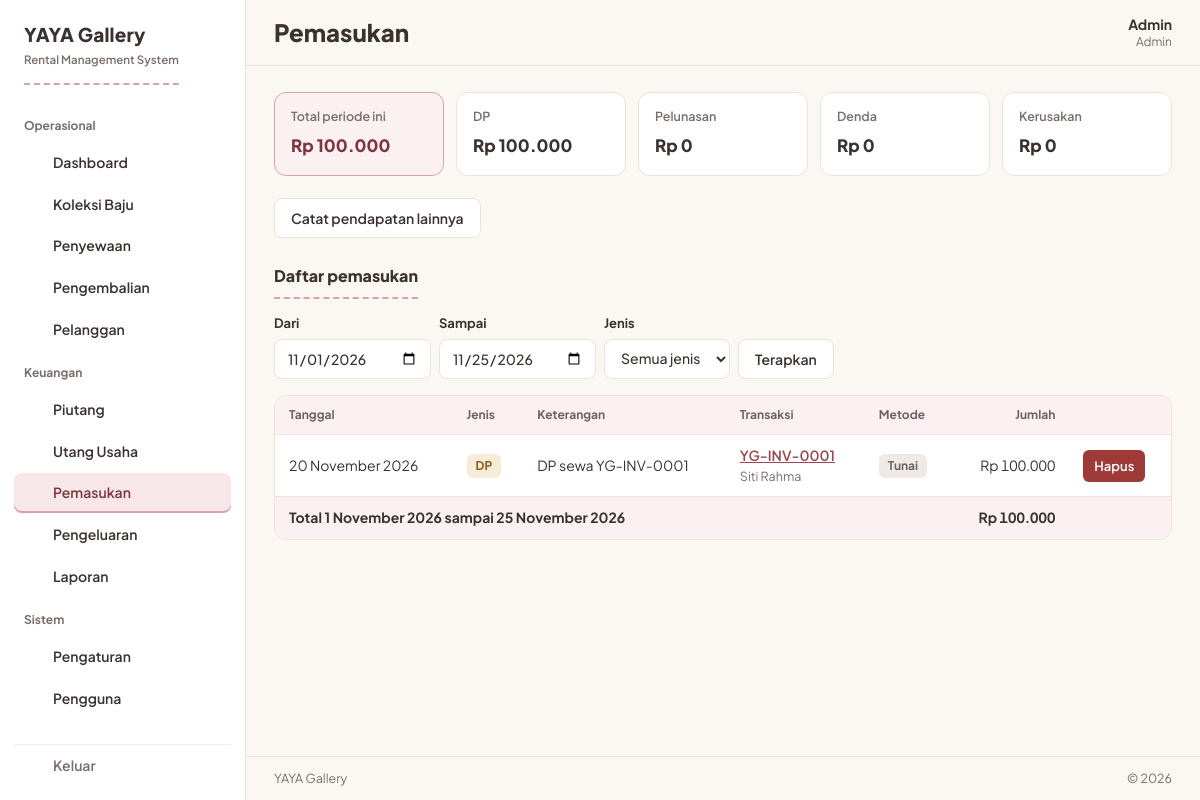
The app's page /pages/pemasukan.php (signed in) with its own data.
### tables this page shows
CREATE TABLE settings (
  id TINYINT UNSIGNED PRIMARY KEY DEFAULT 1 CHECK (id = 1),
  business_name VARCHAR(100) NOT NULL DEFAULT 'YAYA Gallery',
  logo VARCHAR(255) DEFAULT NULL,
  address VARCHAR(255) DEFAULT NULL,
  phone VARCHAR(30) DEFAULT NULL,
  late_fee_per_day DECIMAL(12,2) NOT NULL DEFAULT 0,
  default_deposit DECIMAL(12,2) NOT NULL DEFAULT 0,
  invoice_notes TEXT
);

CREATE TABLE users (
  id INT UNSIGNED AUTO_INCREMENT PRIMARY KEY,
  name VARCHAR(100) NOT NULL,
  username VARCHAR(50) NOT NULL UNIQUE,
  password_hash VARCHAR(255) NOT NULL,
  role ENUM('admin','karyawan') NOT NULL DEFAULT 'karyawan',
  is_active TINYINT(1) NOT NULL DEFAULT 1,
  created_at TIMESTAMP NOT NULL DEFAULT CURRENT_TIMESTAMP
);

CREATE TABLE incomes (
  id INT UNSIGNED AUTO_INCREMENT PRIMARY KEY,
  date DATE NOT NULL,
  category ENUM('dp','pelunasan','denda','kerusakan','lainnya') NOT NULL,
  rental_id INT UNSIGNED DEFAULT NULL,
  customer_id INT UNSIGNED DEFAULT NULL,
  description VARCHAR(255) DEFAULT NULL,
  amount DECIMAL(12,2) NOT NULL DEFAULT 0,
  method ENUM('cash','transfer','qris','lainnya') NOT NULL DEFAULT 'cash',
  created_at TIMESTAMP NOT NULL DEFAULT CURRENT_TIMESTAMP,
  FOREIGN KEY (rental_id) REFERENCES rentals(id) ON DELETE SET NULL,
  FOREIGN KEY (customer_id) REFERENCES customers(id) ON DELETE SET NULL,
  INDEX (date), INDEX (rental_id)
);

CREATE TABLE rentals (
  id INT UNSIGNED AUTO_INCREMENT PRIMARY KEY,
  code VARCHAR(30) NOT NULL UNIQUE,
  customer_id INT UNSIGNED NOT NULL,
  user_id INT UNSIGNED DEFAULT NULL,
  rent_date DATE NOT NULL,
  pickup_date DATE DEFAULT NULL,
  return_date DATE DEFAULT NULL,
  due_date DATE DEFAULT NULL,
  actual_return_date DATE DEFAULT NULL,
  deposit DECIMAL(12,2) NOT NULL DEFAULT 0,
  deposit_used TINYINT(1) NOT NULL DEFAULT 0,
  discount DECIMAL(12,2) NOT NULL DEFAULT 0,
  extra_fee DECIMAL(12,2) NOT NULL DEFAULT 0,
  late_fee DECIMAL(12,2) NOT NULL DEFAULT 0,
  damage_fee DECIMAL(12,2) NOT NULL DEFAULT 0,
  subtotal DECIMAL(12,2) NOT NULL DEFAULT 0,
  total DECIMAL(12,2) NOT NULL DEFAULT 0,
  payment_method ENUM('cash','transfer','qris','lainnya') NOT NULL DEFAULT 'cash',
  status ENUM('booking','disewa','dikembalikan','batal') NOT NULL DEFAULT 'booking',
  notes TEXT,
  created_at TIMESTAMP NOT NULL DEFAULT CURRENT_TIMESTAMP,
  FOREIGN KEY (customer_id) REFERENCES customers(id),
  FOREIGN KEY (user_id) REFERENCES users(id) ON DELETE SET NULL,
  INDEX (status), INDEX (rent_date), INDEX (return_date)
);

CREATE TABLE customers (
  id INT UNSIGNED AUTO_INCREMENT PRIMARY KEY,
  name VARCHAR(100) NOT NULL,
  whatsapp VARCHAR(20) DEFAULT NULL,
  address VARCHAR(255) DEFAULT NULL,
  notes TEXT,
  created_at TIMESTAMP NOT NULL DEFAULT CURRENT_TIMESTAMP
);

### pages/pemasukan.php (the view, shortened to what the rows shown need)
<?php
require_once __DIR__ . '/../app/layout.php';
require_login();
$dari = (string)($_GET['dari'] ?? date('Y-m-01'));
$sampai = (string)($_GET['sampai'] ?? date('Y-m-d'));
$where = ['i.date BETWEEN :dari AND :sampai'];
$params = ['dari' => $dari, 'sampai' => $sampai];
$rows = qall(
    "SELECT i.*, r.code, c.name AS customer
     FROM incomes i
     LEFT JOIN rentals r ON r.id = i.rental_id
     LEFT JOIN customers c ON c.id = i.customer_id
     WHERE " . implode(' AND ', $where) . "
     ORDER BY i.date DESC, i.id DESC",
    $params
);
page_start('Pemasukan', 'pemasukan.php');
?>
<section class="section">
    <h2>Daftar pemasukan</h2>
    <?php if (!$rows): ?>
        <?= empty_state('Tidak ada pemasukan pada periode ini. Pendapatan sewa tercatat otomatis dari DP, pelunasan, denda, dan biaya kerusakan di tiap transaksi.', 'Buat penyewaan', 'sewa_form.php') ?>
    <?php else: ?>
        <div class="table-wrap">
            <table>
                <thead>
                <tr><th>Tanggal</th><th>Jenis</th><th>Keterangan</th><th>Transaksi</th><th class="hide-sm">Metode</th><th class="num">Jumlah</th><?php if (can_delete()): ?><th></th><?php endif; ?></tr>
                </thead>
                <tbody>
                <?php foreach ($rows as $r): ?>
                    <tr>
                        <td><?= tgl($r['date']) ?></td>
                        <td><?= badge($r['category']) ?></td>
                        <td><?= e($r['description']) ?></td>
                        <td><?= $r['code'] ? '<a class="textlink" href="sewa_detail.php?id=' . (int)$r['rental_id'] . '">' . e($r['code']) . '</a><span class="cell-sub">' . e($r['customer']) . '</span>' : '-' ?></td>
                        <td class="hide-sm"><?= badge($r["method"]) ?></td>
                        <td class="num"><?= rupiah($r['amount']) ?></td>
                        <?php if (can_delete()): ?>
                            <td>
                                <form method="post" data-confirm="Hapus catatan pemasukan ini?">
                                    <button type="submit" class="btn btn-danger btn-sm">Hapus</button>
                                </form>
                            </td>
                        <?php endif; ?>
                    </tr>
                <?php endforeach; ?>
                </tbody>
            </table>
        </div>
    <?php endif; ?>
</section>
<?php
page_end();

### app/layout.php (shortened to what the rows shown need)
<?php
require_once __DIR__ . '/auth.php';
function badge(string $status): string
{
    $map = [
        'tersedia'        => ['Tersedia', 'st-ok'],
        'booking'         => ['Booking', 'st-book'],
        'disewa'          => ['Disewa', 'st-out'],
        'terlambat'       => ['Terlambat', 'st-late'],
        'dicuci'          => ['Dicuci', 'st-wash'],
        'perbaikan'       => ['Perbaikan', 'st-fix'],
        'tidak_tersedia'  => ['Tidak tersedia', 'st-off'],
        'baik'            => ['Baik', 'st-ok'],
        'perlu_perbaikan' => ['Perlu perbaikan', 'st-fix'],
        'rusak'           => ['Rusak', 'st-late'],
        'hilang'          => ['Hilang', 'st-late'],
        'dikembalikan'    => ['Dikembalikan', 'st-ok'],
        'batal'           => ['Batal', 'st-off'],
        'dp'              => ['DP', 'st-book'],
        'pelunasan'       => ['Pelunasan', 'st-ok'],
        'denda'           => ['Denda', 'st-late'],
        'kerusakan'       => ['Kerusakan', 'st-late'],
        'lainnya'         => ['Lainnya', 'st-off'],
        'cash'            => ['Tunai', 'st-off'],
        'transfer'        => ['Transfer', 'st-wash'],
        'qris'            => ['QRIS', 'st-wash'],
        'belum_lunas'     => ['Belum lunas', 'st-late'],
        'sebagian'        => ['Sebagian', 'st-book'],
        'lunas'           => ['Lunas', 'st-ok'],
    ];
    [$label, $cls] = $map[$status] ?? [ucfirst(str_replace('_', ' ', $status)), 'st-off'];
    return '<span class="badge ' . $cls . '">' . e($label) . '</span>';
}
function page_start(string $title, string $active): void
{
    $s = settings();
    $user = current_user();
    $brand = $s['business_name'] ?: 'YAYA Gallery';
    ?>
<!doctype html>
<html lang="id">
<head>
<link rel="stylesheet" href="<?= u("assets/css/style.css") ?>">
</head>
<body>
<div class="shell">
    <aside class="sidebar" id="sidebar" aria-label="Menu utama">
        <p class="brand">
            <span class="brand-name"><?= e($brand) ?></span>
        </p>
    </aside>
    <div class="maincol">
        <header class="topbar">
            <h1><?= e($title) ?></h1>
            <div class="userchip">
                <span class="user-name"><?= e($user['name'] ?? '') ?></span>
                <span class="user-role"><?= e($user['role'] ?? '') ?></span>
            </div>
        </header>
        <main class="main" id="main">
<?php
}
function page_end(): void
{
    $s = settings();
    ?>
        </main>
        <footer class="appfoot"><span><?= e($s['business_name'] ?: 'YAYA Gallery') ?></span><span>&copy; <?= date('Y') ?></span></footer>
    </div>
</div>
</body>
</html>
<?php
}

### records on screen
settings: business_name "YAYA Gallery"
users: name "Admin", role "Admin"
incomes: date "20 November 2026", label "DP Tunai", description "DP sewa YG-INV-0001", rental.code "YG-INV-0001", customer.name "Siti Rahma", amount "Rp 100.000"

### other values on screen
$groupName "Operasional"
$label "Dashboard"
$label "Koleksi Baju"
$label "Penyewaan"
$label "Pengembalian"
$label "Pelanggan"
$groupName "Keuangan"
$label "Piutang"
$label "Utang Usaha"
$label "Pemasukan"
$label "Pengeluaran"
$label "Laporan"
$groupName "Sistem"
$label "Pengaturan"
$label "Pengguna"
